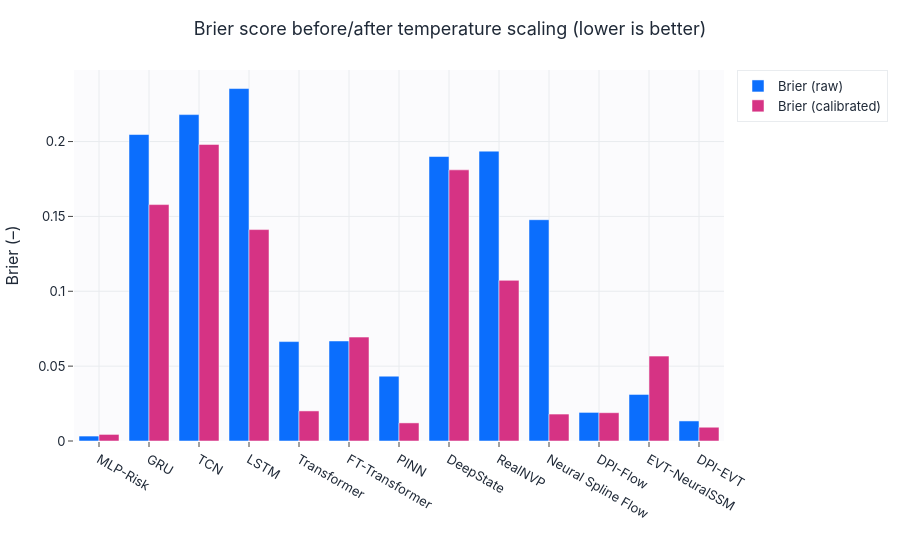

The code cell stored with this chart in its notebook:
### Markdown cell above
## Post-hoc temperature scaling

A single temperature T is fitted on the validation set per model and applied to the test
risk logits. This is a fair, universal post-hoc calibration step — it improves Brier/ECE
without changing AUROC (ranking is preserved).

### Code cell
from liquefaction_ai.evaluation import fit_temperature, apply_temperature, expected_calibration_error, safe_binary_metrics

val = benchmark["val"]; y_val = val["label"].cpu().numpy(); y_test = test["label"].cpu().numpy()
cal_rows = []
for name in MODEL_NAMES:
    model, hp, _ = load_trained(name); disp = hp["display_name"]
    val_out = collect_outputs(model, val, config, device)
    vp = np.clip(val_out["risk_prob"], 1e-6, 1 - 1e-6); v_logit = np.log(vp / (1 - vp))
    T = fit_temperature(v_logit, y_val); T = float(np.clip(T if np.isfinite(T) else 1.0, 0.05, 20.0))
    p_raw = np.clip(np.nan_to_num(predictions[disp]["risk_prob"], nan=0.5), 1e-6, 1 - 1e-6)
    p_cal = np.clip(np.nan_to_num(apply_temperature(p_raw, T), nan=0.5), 1e-6, 1 - 1e-6)
    _, _, brier_raw = safe_binary_metrics(y_test, p_raw); ece_raw = expected_calibration_error(y_test, p_raw)
    _, _, brier_cal = safe_binary_metrics(y_test, p_cal); ece_cal = expected_calibration_error(y_test, p_cal)
    cal_rows.append({"Model": disp, "T": round(T, 2), "Brier raw": round(brier_raw, 4), "Brier cal": round(brier_cal, 4),
                     "ECE raw": round(ece_raw, 4), "ECE cal": round(ece_cal, 4)})
cal_df = pd.DataFrame(cal_rows)
display(cal_df)
grouped_bar(cal_df["Model"].tolist(), {"Brier (raw)": cal_df["Brier raw"].tolist(), "Brier (calibrated)": cal_df["Brier cal"].tolist()},
            title="Brier score before/after temperature scaling (lower is better)", ylabel="Brier (–)",
            save=SAVE_FIGS, fig_id="3_1_temperature_scaling").show()

### Figure 1 — Plotly figure (JSON) as saved in the notebook; plotly's stock layout.template omitted (floating-point values rounded to 4 significant figures)
{"data": [{"marker": {"color": "#0b6efd"}, "name": "Brier (raw)", "type": "bar", "x": ["MLP-Risk", "GRU", "TCN", "LSTM", "Transformer", "FT-Transformer", "PINN", "DeepState", "RealNVP", "Neural Spline Flow", "DPI-Flow", "EVT-NeuralSSM", "DPI-EVT"], "y": [0.0033, 0.2047, 0.218, 0.2354, 0.0664, 0.0668, 0.0433, 0.19, 0.1936, 0.1478, 0.0191, 0.0311, 0.0134]}, {"marker": {"color": "#d63384"}, "name": "Brier (calibrated)", "type": "bar", "x": ["MLP-Risk", "GRU", "TCN", "LSTM", "Transformer", "FT-Transformer", "PINN", "DeepState", "RealNVP", "Neural Spline Flow", "DPI-Flow", "EVT-NeuralSSM", "DPI-EVT"], "y": [0.0044, 0.1579, 0.1981, 0.1412, 0.0201, 0.0694, 0.0121, 0.1811, 0.1073, 0.018, 0.0189, 0.0567, 0.0092]}], "layout": {"barmode": "group", "title": {"text": "Brier score before/after temperature scaling (lower is better)"}, "xaxis": {"title": {"text": ""}}, "yaxis": {"title": {"text": "Brier (–)"}}}}
